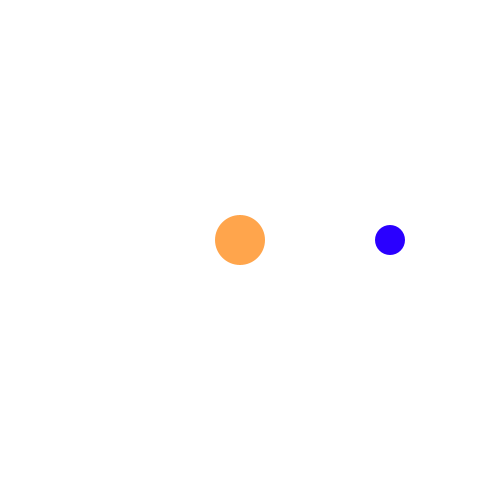
Frame 1 (no input)
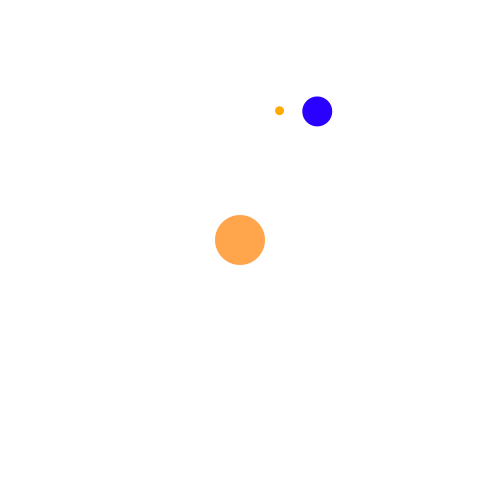
Frame 60 (the mouse pressed at the canvas centre just before this capture)
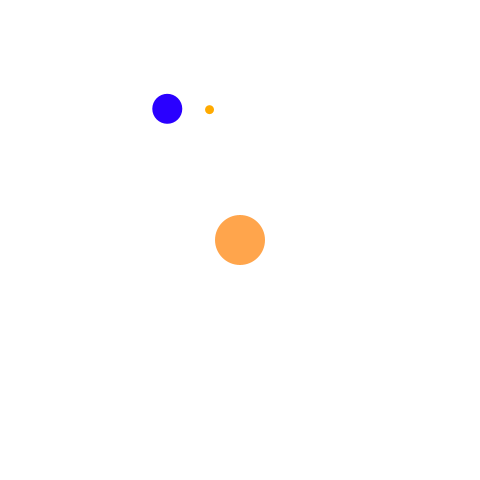
Frame 120 (the mouse held since frame 60 and released just before this capture)

The Processing sketch that drew these frames (run headless with seeded random() and noise(); from frame 60 on, the mouse is pressed at the canvas centre):

// Processing sketch: sunAndEarthAndMoon
// ── sunAndEarthAndMoon.pde
Sun theSun;

void setup() {
  size(480, 480);
  noStroke();
  colorMode(HSB, 360, 100, 100);
  theSun = new Sun(50, width / 2, height / 2);
}

void draw() {
  background(0, 0, 100);
  theSun.drawFigure();
}

class Sun {
  float d;                 // 直径
  float x;                 // 中心のx座標
  float y;                 // 中心のy座標
  Earth theEarth;
  Sun(float d, float x, float y) {
    this.d = d;
    this.x = x;
    this.y = y;
    theEarth = new Earth(0.6 * d, 150, x, y);    // 直径および回転の半径と中心の位置を与える
  }
  void drawFigure() {
    theEarth.drawFigure();             // Earthオブジェクトに描画を指示
    fill(30, 70, 100);
    ellipse(x, y, d, d);         // 自分自身を描画
  }
}

class Earth {
  float ed;
  float er;
  float ex;
  float ey;
  float theta = 0;
  float dTheta = 1;
  float rad;
  Moon theMoon;
  Earth(float d, float r, float x, float y) {
    this.ed = d;
    this.er = r;
    this.ex = x;
    this.ey = y;
    theMoon = new Moon(0.3 * d, 40, x, y);    // 直径および回転の半径と中心の位置を与える
  }
  void drawFigure() {
    theMoon.drawFigure(ex, ey, er);
    rad = radians(theta);
    ex = er * cos(rad);
    ey = -er * sin(rad);
    fill(250, 100, 100);
    ellipse(ex+width/2, ey+height/2, ed, ed);
    theta = theta + dTheta;
  }
}

class Moon {
  float md;
  float mr;
  float mx;
  float my;
  float theta = 0;
  float dTheta = 3;
  float rad;
  Moon(float d, float r, float x, float y) {
    this.md = d;
    this.mr = r;
    this.mx = x;
    this.my = y;
  }
  void drawFigure(float ex, float ey, float er) {
    rad = radians(theta);
    mx = mr * cos(rad);
    my = -mr * sin(rad);
    fill(40, 100, 100);
    ellipse(ex+mx+width/2, ey+my+height/2, md, md);
    theta = theta + dTheta;
  }
}
